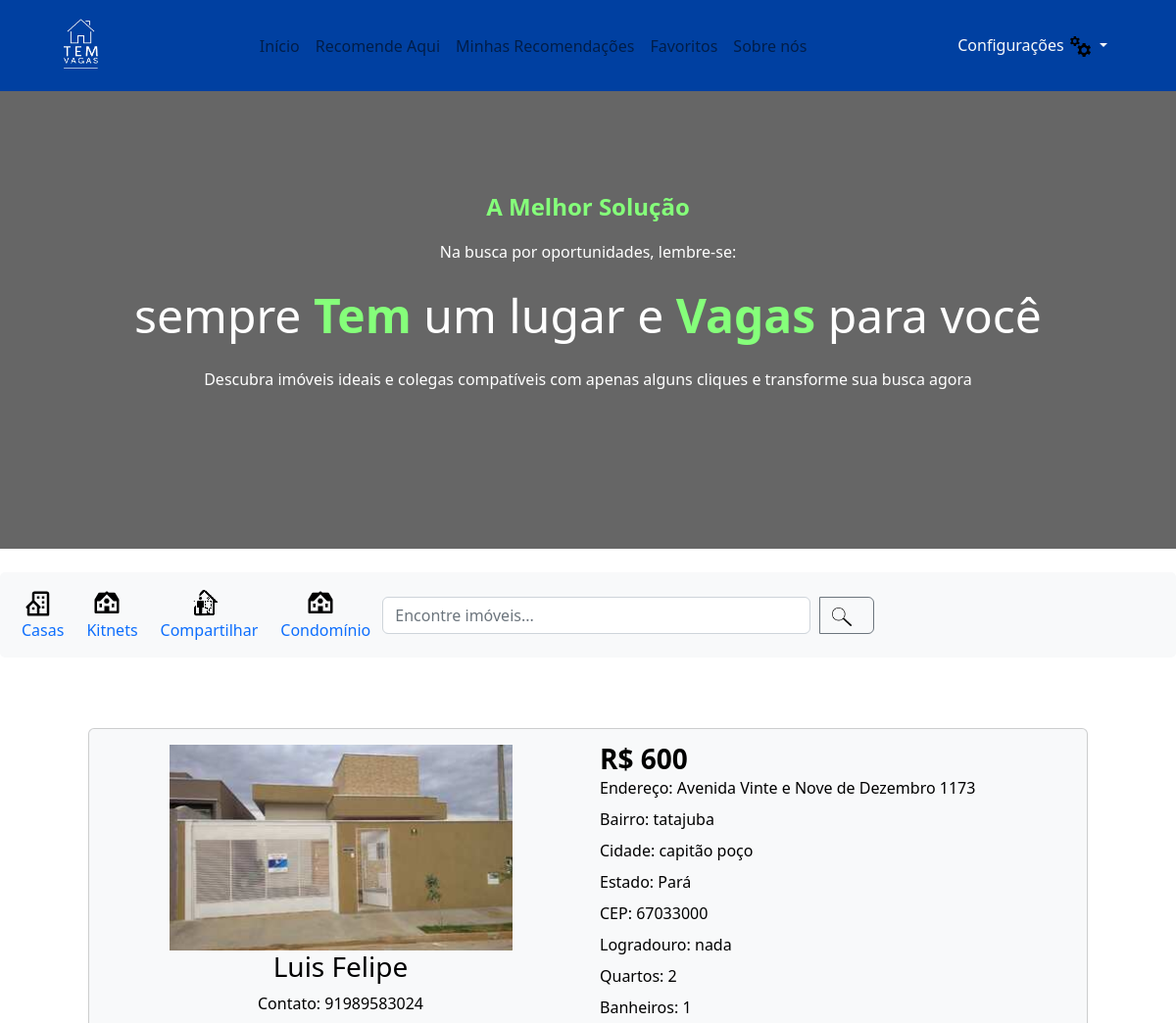
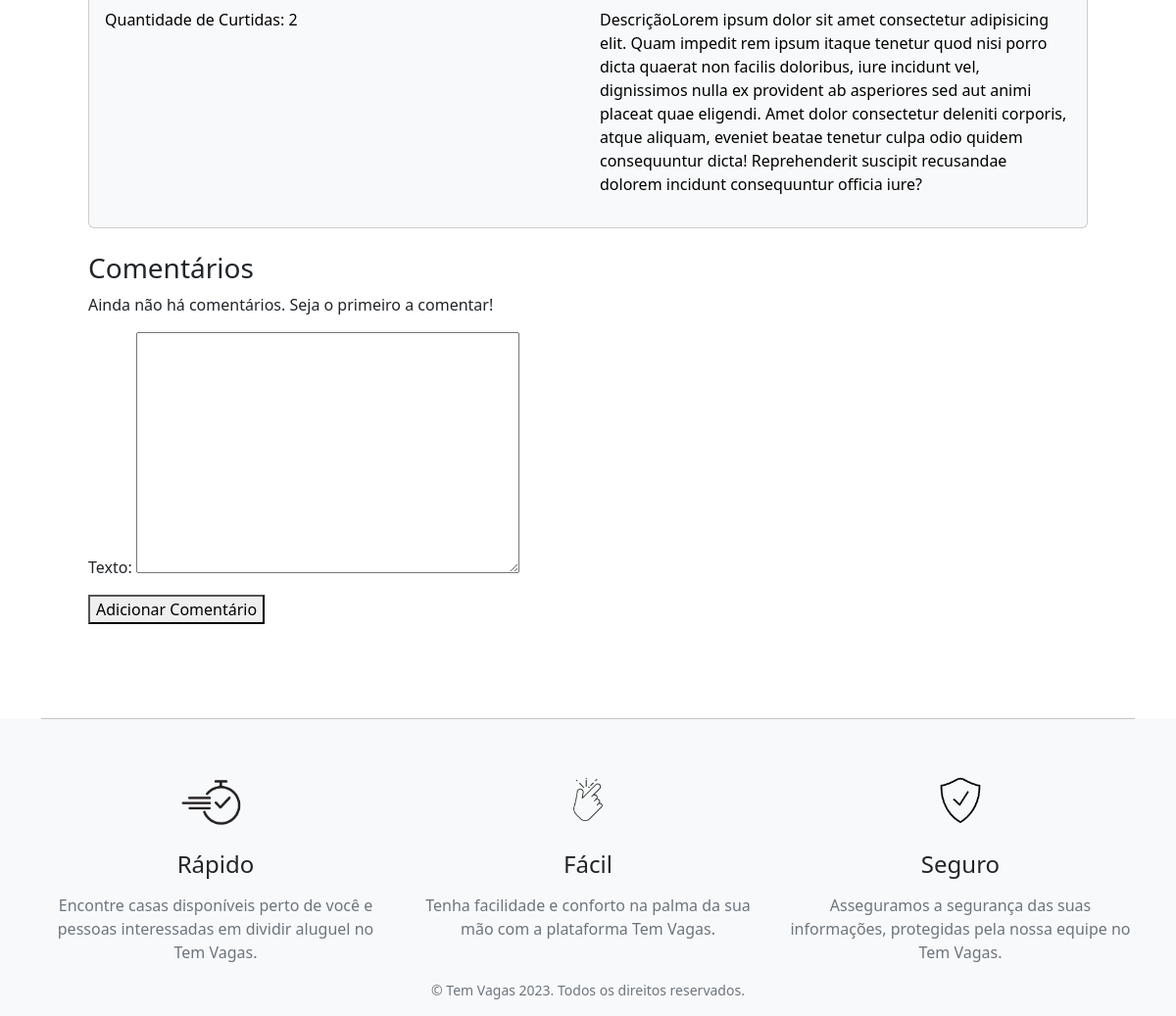
Page /adicionar-comentario/3/ (signed in) on the committed database (2 pictures, top to bottom).
### posts_app/models.py (models this page shows, shortened)
class recomendacoes(models.Model):
    nome = models.CharField(max_length=100)
    telefone = models.IntegerField()
    tipo_imovel = models.CharField(max_length=100)
    endereco = models.CharField(max_length=255)
    logradouro = models.CharField(max_length=255)
    numero = models.IntegerField()
    bairro = models.CharField(max_length=255)
    cidade = models.CharField(max_length=255)
    estado = models.CharField(max_length=255)
    cep = models.IntegerField()
    valor_aluguel = models.IntegerField()
    quantidade_quartos = models.IntegerField()
    quantidade_banheiros = models.IntegerField()
    descricao = models.TextField()
    image = models.ImageField(upload_to='images/', blank=True, null=True)
    create_at = models.DateTimeField(auto_now_add=True)
    owner = models.ForeignKey(get_user_model(), on_delete=models.CASCADE, null=True)
    curtidas = models.ManyToManyField(get_user_model(), through='Curtida', related_name='curtidas')
    favoritos = models.ManyToManyField(get_user_model(), through='Favorito', related_name='favoritos')
    class Meta:
        verbose_name = 'Imovel'
        verbose_name_plural = 'Imoveis'
        ordering = ['id']

### posts_app/views.py (the view)
# urls.py: path('adicionar-comentario/<int:id>/', views.adicionar_comentario, name='adicionar-comentario'),
@login_required
def adicionar_comentario(request, id):
    imovel = get_object_or_404(recomendacoes, id=id)
    if request.method == 'POST':
        form = ComentarioForm(request.POST)
        if form.is_valid():
            comentario = form.save(commit=False)
            comentario.usuario = request.user
            comentario.recomendacao = imovel
            comentario.save()
            messages.success(request, 'Comentário adicionado com sucesso.')
            return HttpResponseRedirect(reverse('recommendation-detail', kwargs={'id': imovel.id}))
    else:
        form = ComentarioForm()
    return render(request, 'adicionar_comentario.html', {'form': form, 'imovel': imovel})

### posts_app/forms.py
class ComentarioForm(forms.ModelForm):
    class Meta:
        model = Comentario
        fields = ["texto"]

### posts_app/templates/adicionar_comentario.html (shortened to what this page needs)
{% extends 'base.html' %}
{% block content %}
<div class="text-start">
   <div class="card h-100 text-bg-light">
      <div class="card-body">
         <div class="row">
            <div class="col-md-6">
               <div class="text-center">
                  <img src="{{ imovel.image.url }}" width="350" alt="...">
               </div>
               <figcaption class="figcaption text-center">
                  <h3>{{ imovel.nome }}</h3>
               </figcaption>
               <p class="text-center">Contato: {{ imovel.telefone }}</p>
               <p>Quantidade de Curtidas: <span id="numero_curtidas_{{ imovel.id }}">{{ imovel.curtidas.count }}</span></p>
            </div>
            <div class="col-md-6">
               <h3 class="lh-1 fw-bold">R$ {{ imovel.valor_aluguel }}</h3>
               <p class="lh-1">Endereço: {{ imovel.endereco }}</p>
               <p class="lh-1">Bairro: {{ imovel.bairro }}</p>
               <p class="lh-1">Cidade: {{ imovel.cidade }}</p>
               <p class="lh-1">Estado: {{ imovel.estado }}</p>
               <p class="lh-1">CEP: {{ imovel.cep }}</p>
               <p class="lh-1">Logradouro: {{ imovel.logradouro }}</p>
               <p class="lh-1">Quartos: {{ imovel.quantidade_quartos }}</p>
               <p class="lh-1">Banheiros: {{ imovel.quantidade_banheiros }}</p>
               <p class="overflow-y-auto">Descrição{{ imovel.descricao }}</p>
            </div>
         </div>
      </div>
   </div>
</div>
<div class="mt-4">
   <h3>Comentários</h3>
   {% if imovel.comentarios.all %}
   <ul>
      {% for comentario in imovel.comentarios.all %}
      <li>
         <strong>{{ comentario.usuario.username }}</strong>: {{ comentario.texto }}
      </li>
      {% endfor %}
   </ul>
   {% else %}
   <p>Ainda não há comentários. Seja o primeiro a comentar!</p>
   {% endif %}
   <form method="post" action="{% url 'adicionar-comentario' id=imovel.id %}">
      {{ form.as_p }}
      <button type="submit">Adicionar Comentário</button>
   </form>
</div>
{% endblock %}

### rows in the picture
recomendacoes: image (picture), nome "Luis Felipe", telefone "91989583024", curtidas.count "2", valor_aluguel "600", endereco "Avenida Vinte e Nove de Dezembro 1173", bairro "tatajuba", cidade "capitão poço", estado "Pará", cep "67033000", logradouro "nada", quantidade_quartos "2", quantidade_banheiros "1", descricao "Lorem ipsum dolor sit amet consectetur adipisicing elit. Quam impedit rem ipsum itaque tenetur quod nisi porro dicta quaerat non facilis doloribus, iure incidunt vel, dignissimos nulla ex provident ab asperiores sed aut animi placeat quae eligendi. Amet dolor consectetur deleniti corporis, atque aliquam, eveniet beatae tenetur culpa odio quidem consequuntur dicta! Reprehenderit suscipit recusandae dolorem incidunt consequuntur officia iure?"
